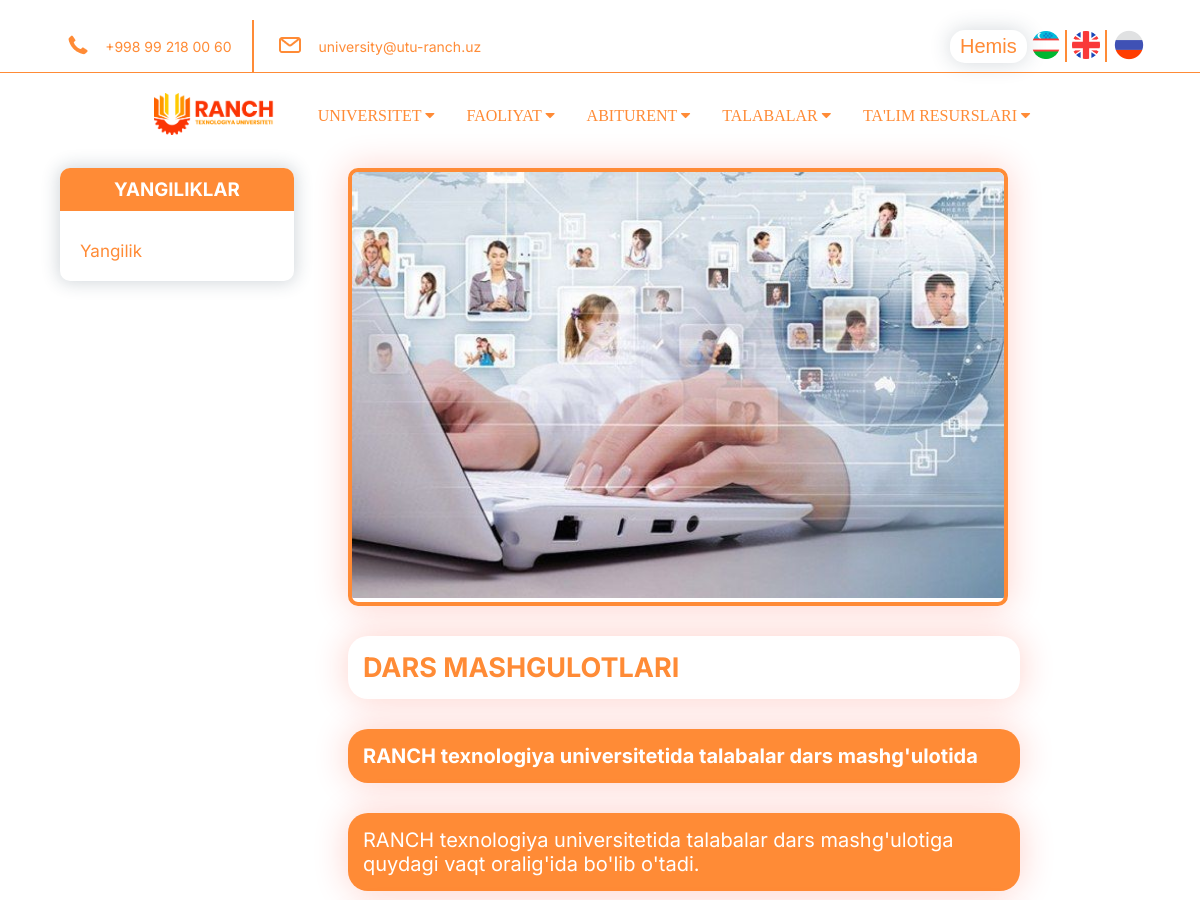
The app's page /malumot/2/ (upper part), older data.
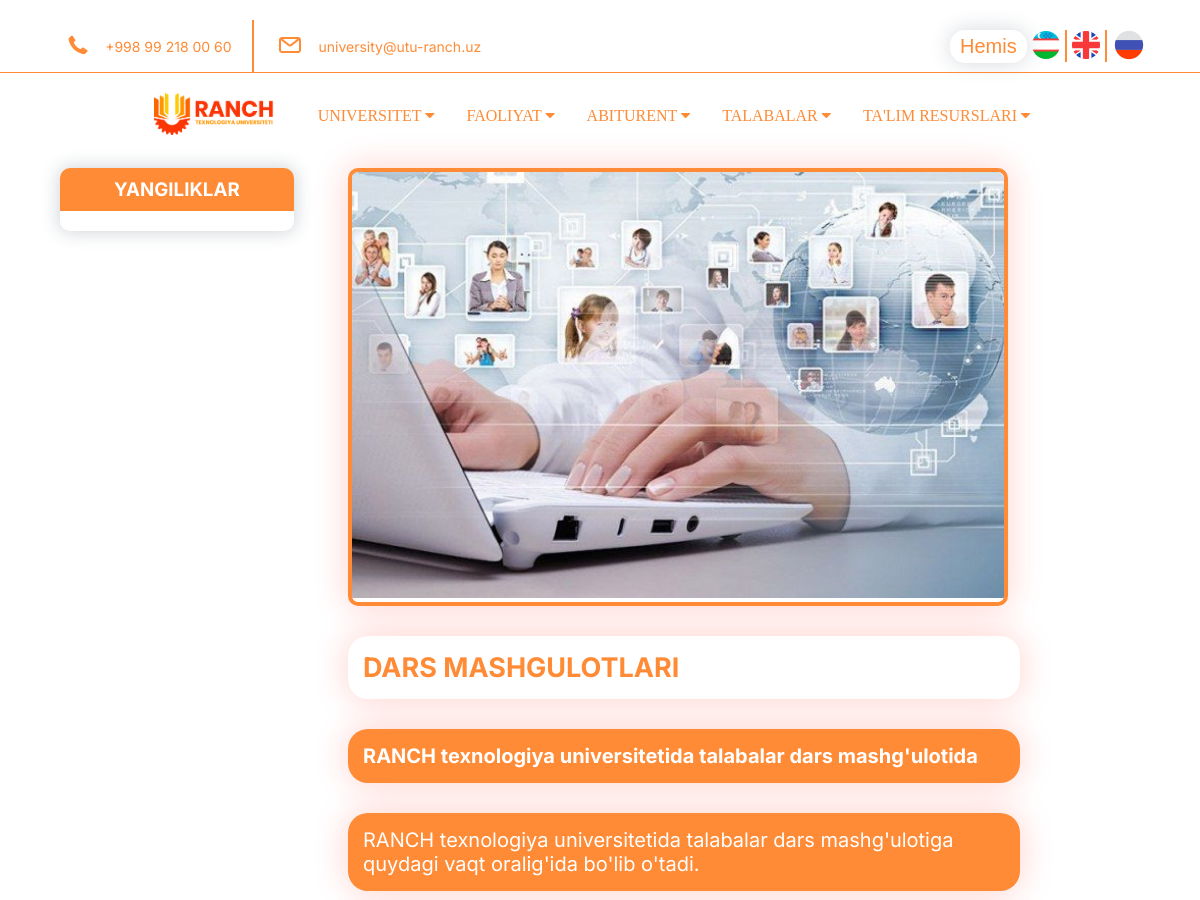
The same page, newer data.
### home/models.py (models this page shows, shortened)
class Category(MPTTModel):
    name = models.CharField(max_length=211, blank=True)
    parent = TreeForeignKey('self', on_delete=models.CASCADE, blank=True, null=True, related_name='children')
    slug = models.SlugField(null=False, unique=True)
    class MPTTMeta:
        order_insertion_by = ['name']
    class Meta:
        verbose_name = "Kategoriya"
        verbose_name_plural = "Kategoriyalar"

### news/models.py (models this page shows, shortened)
class NewsCartegory(models.Model):
    name = models.CharField(max_length=211, blank=True)
    parent = models.ForeignKey('self', on_delete=models.CASCADE, blank=True, null=True, related_name='children')
    slug = models.SlugField(null=False, unique=True)

### home/views.py (the view)
# urls.py: path("malumot/<int:cat_id>/", views.malumot_detail, name="malumot_detail"),
def malumot_detail(request, cat_id):
    malumotlar = get_object_or_404(Malumotlar, id=cat_id)
    kontentcha = get_object_or_404(Malumotlar, id=cat_id)
    photos = MalImages.objects.filter(mal=kontentcha)
    context = {
        'categories': Category.objects.filter(parent=None)[:6],
        "cat_news": NewsCartegory.objects.filter(parent=None),
        "malumotlar": malumotlar,
        "photos": photos,
    }
    return render(request, 'home/mailumot_detail.html', context)

### home/context_processeors.py (called while the page is built)
def product_category_render(request):
    return {
        "banner": Bannercha.objects.all().order_by("-id")[:5],
    }

### templates/home/mailumot_detail.html (shortened to what this page needs)
{% extends 'home/base.html' %}
{% load static %}
{% block content %}
<section id="home__bat">
   <div class="container__news">
       <aside id="side" class="sidebar">
           <div class="wrapper__menu">
               <div class="hedaer__title">
                   <h1>
                       Yangiliklar
                   </h1>
               </div>
                   <nav class="nacbar__nav">
                       <ul>
                           {% for ca in cat_news %}
                            <li><a class="menu__a" href="{% url 'news_cat' ca.id%}">{{ca.name}}</a></li>
                           {% endfor %}
                       </ul>
                   </nav>
           </div>
       </aside>
   <div id="content">
       <div class="content__header">
           <div class="cont__img">
               <img src="{{ malumotlar.image.url }}" alt="">
           </div>
           <div class="cont__text">
               <h1>
                   {{malumotlar.title}}
                </h1>
                   {{malumotlar.desc|safe}}
           </div>
       </div>
   </div>
</section>
{% endblock content %}

### templates/home/base.html (shortened to what this page needs)
{% load static i18n%}
<!DOCTYPE html>
<html lang="en">
<head>
    <link rel="stylesheet" href="{% static 'style.css' %}">
    <link rel="stylesheet" href="{% static 'batafsil.css' %}">
    <link rel="stylesheet" href="{% static 'fakultetlar.css' %}">
    <link rel="stylesheet" href="{% static 'malumot.css' %}">
    <link rel="stylesheet" href="{% static 'news.css' %}">
    <link rel="stylesheet" href="{% static 'newsdetail.css' %}">
    <link rel="stylesheet" href="{% static 'rektor.css' %}">
    <link rel="stylesheet" href="https://cdn.jsdelivr.net/npm/swiper@8/swiper-bundle.min.css"/>
    <link rel="stylesheet" href="https://netdna.bootstrapcdn.com/font-awesome/4.0.3/css/font-awesome.min.css">
</head>
<body>
<div class="wrapper">
    <div class="contain__wrap">
    <div class="container">
        <div class="box__contact">
            <div class="contact__logo">
                <a href="{% url 'homepage' %}"><img src="{% static 'Image/Vector.png' %}" alt="contact"></a>
            </div>
            <div class="contact__number">
                <p class="contact__p">
                    <a href="tel:+998 99 218 00 60">+998 99 218 00 60  </a>
                </p>
            </div>
        </div>
        <span id="span1"></span>
        <div class="box__mail">
            <div class="mail__icon">
                <img src="{% static 'Image/icon.png' %}" alt="mail">
            </div>
            <div class="mail__info">
                <p class="mail__p">
                    <a href="mailto:university@utu-ranch.uz">university@utu-ranch.uz</a>
                </p>
            </div>
        </div>
    </div>
    <div class="language">
        <div class="user">
            <button><a class="" href="https://student.hemis.uz/dashboard/login">Hemis</a></button>
          </div>
        <div class="uzb__image">
            <a href="{% url 'set-language' 'uz' %}"><button><img src="{% static 'Image/Flags.png' %}" alt="icon"></button></a>
        </div>
        <span id="span2"></span>
        <div class="eng__image">
            <a href="{% url 'set-language' 'en' %}"><button><img src="{% static 'Image/Flags (1).png' %}" alt="icon"></button></a>
        </div>
        <span id="span2"></span>
        <div class="eng__image">
            <a href="{% url 'set-language' 'ru' %}"><button><img src="{% static 'Image/34.png' %}" alt="Ru-flag"></button></a>
        </div>
    </div>
    </div>
</div>
<header class="header__glav" id="header__glav">
    <div class="box__container">
    <div class="hedaer__image">
       <a class="img__orange" href="{% url 'homepage' %}"><img src="{% static 'Image/img__malumot/Ranch 3.png' %}" alt="logo"></a>
    </div>
        <nav class="navbar__glav">
        {% if categories %}
        {% for cat in categories %}
        <div class="dropdown__glav">
            <button class="dropbtn__glav"> {{cat.name}}
                <i class="fa fa-caret-down"></i>
              </button>
        </div>
        {% endfor %}
        {% endif %}
    </nav>
</div>
</header>
    {% block content %}
    {% endblock content %}
</body>
</html>

Row changes from the older to the newer data that the page shows:
removed NewsCartegory: name "Yangilik"
